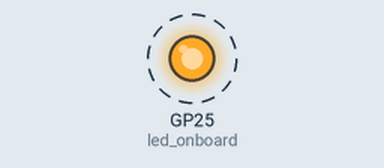
The program below on a simulated Raspberry Pi Pico running MicroPython. Parts: output pins drawn as LEDs (lit = HIGH). Dashed ring = blinking.

Above: at 0.2 s.
Timing chart, 0 to 3.0 s (numbered marks = the images above):
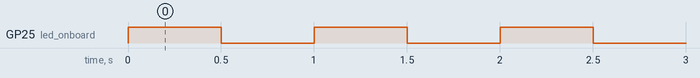

The program:

Blinky.py
```python
# Make it go blinky blink
import machine
import utime

onboard_led_pin_id = 25
light_on = 1
light_off = 0

led_onboard = machine.Pin(onboard_led_pin_id, machine.Pin.OUT)

while True:
    led_onboard.toggle()
    utime.sleep(0.5)
```

Measured:
- by itself, GP25 (led_onboard): alternates HIGH for 0.50 s and LOW for 0.50 s
